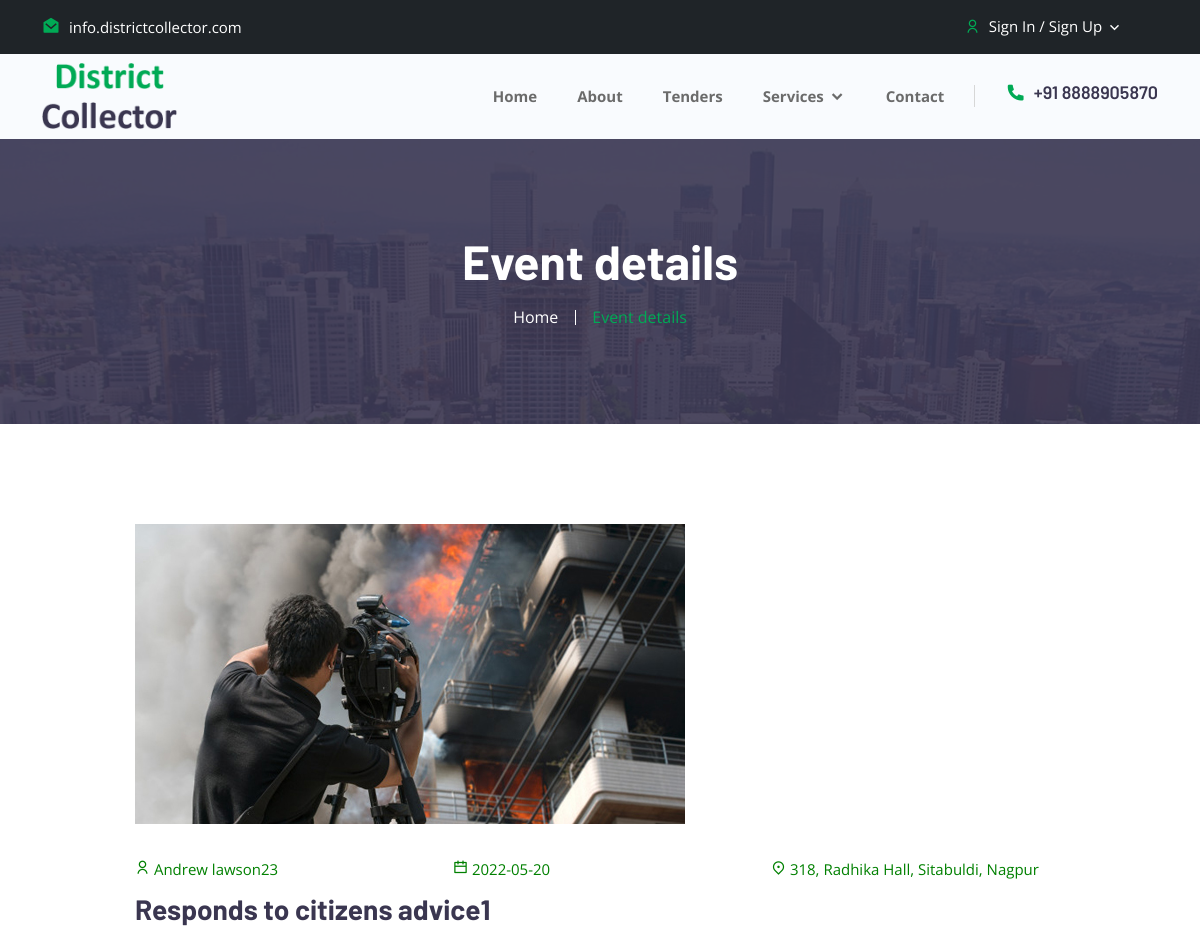
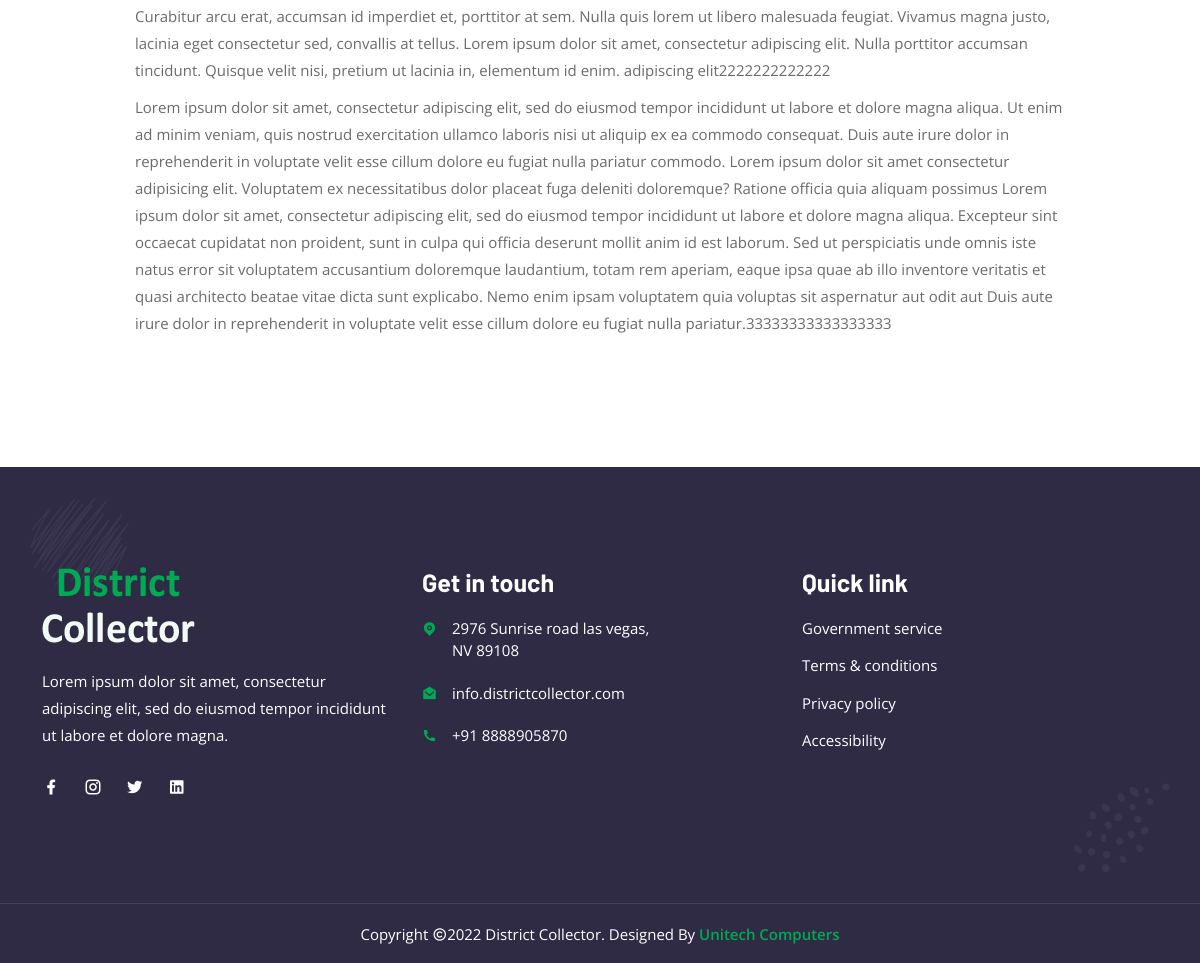
The app's page /event-details.php?id=1 with its own data (2 pictures, top to bottom).
### tables this page shows
CREATE TABLE `tbl_events` (
  `id` int(255) NOT NULL,
  `title` varchar(500) NOT NULL,
  `images` varchar(500) NOT NULL,
  `edate` date NOT NULL,
  `address` varchar(500) NOT NULL,
  `puser` varchar(500) NOT NULL,
  `shortdesc` varchar(500) NOT NULL,
  `longdesc` text NOT NULL
);

### event-details.php (the view, shortened to what this page needs)
<?php
require('connection.php');
$event_id=$_GET['id'];
$view=mysqli_query($con, "select * from tbl_events where id='$event_id' ");
?>
<!doctype html>
<html lang="zxx">
<head>
		<link rel="stylesheet" href="assets/css/bootstrap.min.css">
		<link rel="stylesheet" href="assets/css/owl.theme.default.min.css">
		<link rel="stylesheet" href="assets/css/owl.carousel.min.css">
		<link rel="stylesheet" href="assets/css/remixicon.css">
		<link rel="stylesheet" href="assets/css/flaticon.css">
		<link rel="stylesheet" href="assets/css/meanmenu.min.css">
		<link rel="stylesheet" href="assets/css/animate.min.css">
		<link rel="stylesheet" href="assets/css/magnific-popup.min.css">
		<link rel="stylesheet" href="assets/css/odometer.min.css">
		<link rel="stylesheet" href="assets/css/date-picker.min.css">
		<link rel="stylesheet" href="assets/css/style.css">
		<link rel="stylesheet" href="assets/css/responsive.css">
		<link rel="stylesheet" type="text/css" href="https://cdnjs.cloudflare.com/ajax/libs/font-awesome/5.15.3/css/all.min.css">
    <link rel="stylesheet" type="text/css" href="https://cdnjs.cloudflare.com/ajax/libs/font-awesome/5.15.3/css/brands.min.css">
    <link rel="stylesheet" type="text/css" href="https://cdnjs.cloudflare.com/ajax/libs/font-awesome/5.15.3/css/fontawesome.min.css">
    </head>
    <body>
		<header class="header-area">
			<div class="top-header">
				<div class="container">
					<div class="row align-items-center">
						<div class="col-lg-6 col-md-6">
							<ul class="header-left-content">
								<li>
									<a href="https://templates.envytheme.com/cdn-cgi/l/email-protection#5e373038311e2937353730703d3133">
										<i class="ri-mail-open-fill"></i>
										<span class="__cf_email__" >info.districtcollector.com</span>
									</a>
								</li>
							</ul>
						</div>
						<div class="col-lg-6 col-md-6">
							<div class="header-right-content">
										<?php
											if($_SESSION['USER_LOGIN']){?>
											<ul class="my-account">
											<li>
												<a href="#" class="dropdown-control">
													<i class="ri-user-line"></i>
													My account
													<i class="ri-arrow-down-s-line"></i>
												</a>
											<ul class="my-account-link">
												<li>
													<a href="documents.php">
														My Documents
													</a>
												</li>
												<li>
													<a href="mycomplaints.php">
														My Complaints
													</a>
												</li>
												<li>
													<a href="changepassword.php">
														Change Password
													</a>
												</li>
												<li>
													<a href="logout.php">
														Logout
													</a>
												</li>
											</ul>
											</li>
										</ul>
										<?php }else{
										?>
										<ul class="my-account">
									<li>
										<a href="#" class="dropdown-control">
											<i class="ri-user-line"></i>
											Sign In / Sign Up
											<i class="ri-arrow-down-s-line"></i>
										</a>
										</li>
										</ul>
										<?php }
										?>
							</div>
						</div>
					</div>
				</div>
			</div>
			<div class="navbar-area">
                <div class="desktop-nav">
                    <div class="container">
                        <nav class="navbar navbar-expand-md navbar-light">
                            <a class="navbar-brand" href="index.html">
                                <img src="assets/images/logo.png" alt="logo">
                            </a>
                            <div class="collapse navbar-collapse mean-menu" id="navbarSupportedContent">
                                <ul class="navbar-nav">
								<li class="nav-item">
										<a href="index.php" class="nav-link">
											Home
										</a>
									</li>
									<li class="nav-item">
										<a href="about.php" class="nav-link">About</a>
									</li>
									<li class="nav-item">
										<a href="projects.php" class="nav-link">
											Tenders
										</a>
									</li>
									<li class="nav-item">
										<a href="#" class="nav-link">
											Services
											<i class="ri-arrow-down-s-line"></i>
										</a>
									</li>
                                    <li class="nav-item">
										<a href="contact.php" class="nav-link">Contact</a>
									</li>
                                </ul>
                                <div class="others-options">
									<ul>
										<li>
											<a href="tel:+1-(514)-312-5678" class="call">
												<i class="ri-phone-fill"></i>
												+91 8888905870
											</a>
										</li>
									</ul>
                                </div>
                            </div>
                        </nav>
                    </div>
				</div>
            </div>
		</header>
		<div class="page-title-area bg-20">
			<div class="container">
				<div class="page-title-content">
					<h2>Event details</h2>
					<ul>
						<li>
							<a href="index.html">
								Home
							</a>
						</li>
						<li class="active">Event details</li>
					</ul>
				</div>
			</div>
		</div>
		<?php $row = mysqli_fetch_array($view);
                        ?>
		<section class="project-details-area ptb-100">
			<div class="container">
				<div class="project-details-content">
					<div class="services-content">
						<img src="events/<?php echo $row['images']?>" alt="Image">
					</div>
					<div class="services-content">
                        <div class="row">
                            <div class="col-lg-4 col-md-6">
                                <div class="eventcontent">
                                    <p><i class="ri-user-line"></i>  <?php echo $row['puser']?></p>
                                </div>
                            </div>
                            <div class="col-lg-4 col-md-6">
                                <div class="eventcontent">
                                    <p><i class="ri-calendar-line"></i> <?php echo $row['edate']?></p>
                                </div>
                                </div>
                            <div class="col-lg-4 col-md-6">
                                <div class="eventcontent">
                                    <p><i class="ri-map-pin-2-line"></i> <?php echo $row['address']?></p>
                                </div>
                            </div>
                        </div>
						<h3><?php echo $row['title']?></h3>
						<p><?php echo $row['shortdesc']?></p>
						<p><?php echo $row['longdesc']?></p>
					</div>
				</div>
			</div>
		</section>
		<footer class="footer-area pt-100 pb-70">
			<div class="container">
				<div class="row">
					<div class="col-lg-4 col-md-6">
						<div class="single-footer-widget single-bg">
							<a href="index.html" class="logo">
								<img src="assets/images/white-logo.png" alt="Image">
							</a>
							<p>Lorem ipsum dolor sit amet, consectetur adipiscing elit, sed do eiusmod tempor incididunt ut labore et dolore magna.</p>
							<ul class="social-icon">
								<li>
									<a href="https://www.facebook.com/" target="_blank">
										<i class="ri-facebook-fill"></i>
									</a>
								</li>
								<li>
									<a href="https://www.instagram.com/" target="_blank">
										<i class="ri-instagram-line"></i>
									</a>
								</li>
								<li>
									<a href="https://twitter.com/" target="_blank">
										<i class="ri-twitter-fill"></i>
									</a>
								</li>
								<li>
									<a href="https://twitter.com/" target="_blank">
										<i class="ri-linkedin-box-fill"></i>
									</a>
								</li>
							</ul>
						</div>
					</div>
					<div class="col-lg-4 col-md-6">
						<div class="single-footer-widget">
							<h3>Get in touch</h3>
							<ul class="address">
								<li>
									<i class="ri-map-pin-fill"></i>
									2976 Sunrise road las vegas, <br> NV 89108
								</li>
								<li>
									<i class="ri-mail-open-fill"></i>
									<a href="mailto:info.districtcollector.com"><span class="__cf_email__" >info.districtcollector.com</span></a>
								</li>
								<li class="location">
									<i class="ri-phone-fill"></i>
									<a href="tel:+1-(514)-312-5678">+91 8888905870</a>
								</li>
							</ul>
						</div>
					</div>
					<div class="col-lg-4 col-md-6">
						<div class="single-footer-widget">
							<h3>Quick link</h3>
							<ul class="import-link">
								<li>
									<a href="#">Government service</a>
								</li>
								<li>
									<a href="#">Terms & conditions</a>
								</li>
								<li>
									<a href="#">Privacy policy</a>
								</li>
								<li>
									<a href="#">Accessibility</a>
								</li>
							</ul>
						</div>
					</div>
				</div>
			</div>
			<div class="shape footer-shape-1">
				<img src="assets/images/footer-shape-1.png" alt="Image">
			</div>
			<div class="shape footer-shape-2">
				<img src="assets/images/footer-shape-2.png" alt="Image">
			</div>
		</footer>
		<div class="copy-right-area">
			<div class="container">
				<p>
					Copyright <i class="ri-copyright-line"></i>2022 District Collector. Designed By
					<a href="#">Unitech Computers</a>
				</p>
			</div>
		</div>
    </body>
</html>

### records on screen
tbl_events: images (picture), puser "Andrew lawson23", edate "2022-05-20", address "318, Radhika Hall, Sitabuldi, Nagpur", title "Responds to citizens advice1", shortdesc "Curabitur arcu erat, accumsan id imperdiet et, porttitor at sem. Nulla quis lorem ut libero malesuada feugiat. Vivamus magna justo, lacinia eget consectetur sed, convallis at tellus. Lorem ipsum dolor sit amet, consectetur adipiscing elit. Nulla porttitor accumsan tincidunt. Quisque velit nisi, pretium ut lacinia in, elementum id enim. adipiscing elit2222222222222", longdesc "Lorem ipsum dolor sit amet, consectetur adipiscing elit, sed do eiusmod tempor incididunt ut labore et dolore magna aliqua. Ut enim ad minim veniam, quis nostrud exercitation ullamco laboris nisi ut aliquip ex ea commodo consequat. Duis aute irure dolor in reprehenderit in voluptate velit esse cillum dolore eu fugiat nulla pariatur commodo. Lorem ipsum dolor sit amet consectetur adipisicing elit. Voluptatem ex necessitatibus dolor placeat fuga deleniti doloremque? Ratione officia quia aliquam possimus Lorem ipsum dolor sit amet, consectetur adipiscing elit, sed do eiusmod tempor incididunt ut labore et dolore magna aliqua. Excepteur sint occaecat cupidatat non proident, sunt in culpa qui…"
